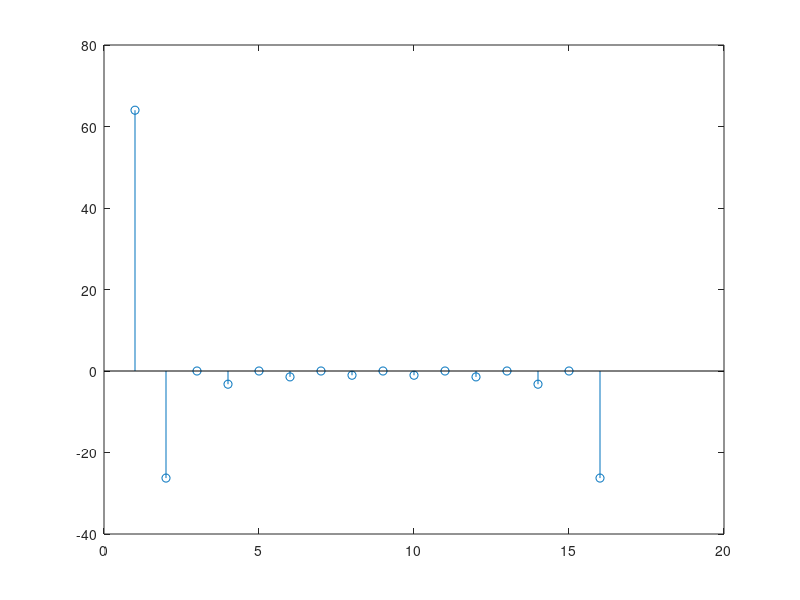

The MATLAB script that drew this image:
clear all; close all; clc;

% Discrete signal of length 16
x = zeros(1,16);
n = 0:1:15;
init = 0;
x(1)=init;
for ii = 2:length(x)
	if(ii<10) 
		x(ii)=x(ii-1)+1;
	else
		x(ii)=x(ii-1)-1;
	end
end

% Discrete fourier transform
nf = -pi:2*pi/length(x):pi;
xf = fft(x);
xaf = abs(xf);
xsf = fftshift(xaf);

%stem(n,x)
stem(xf)



